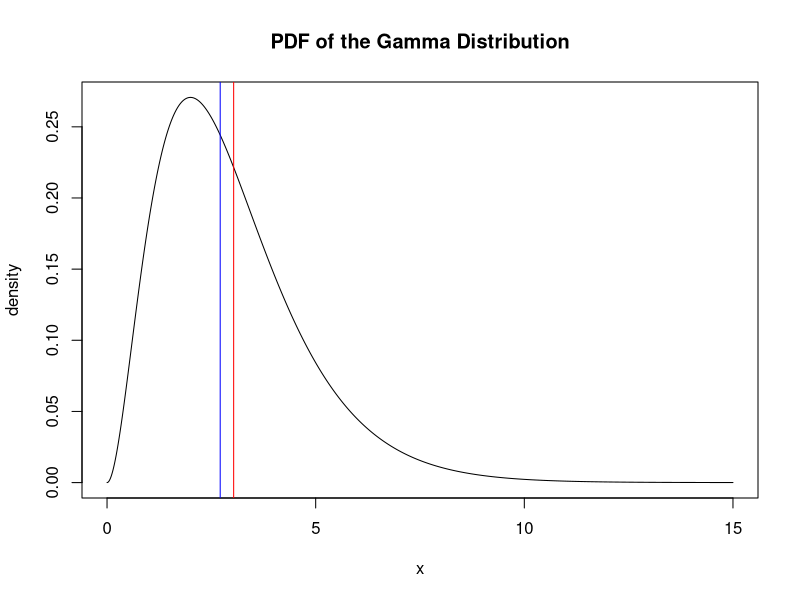
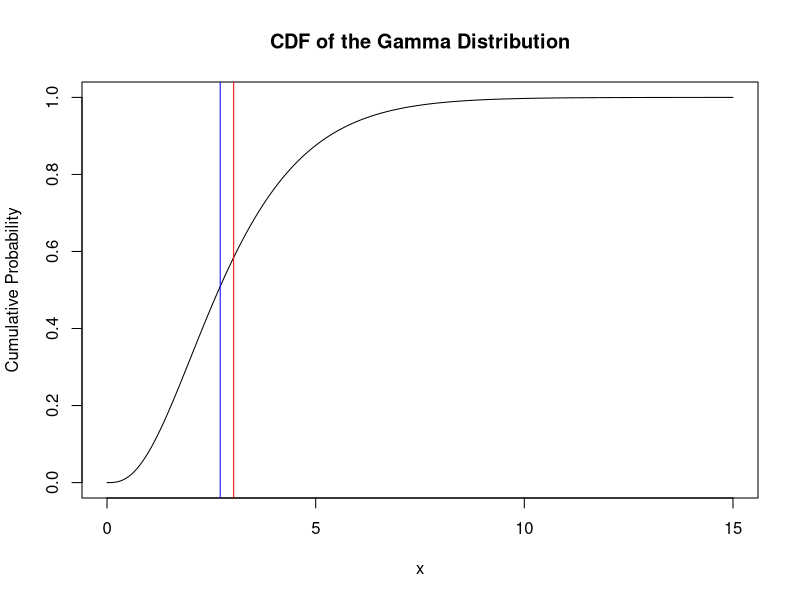
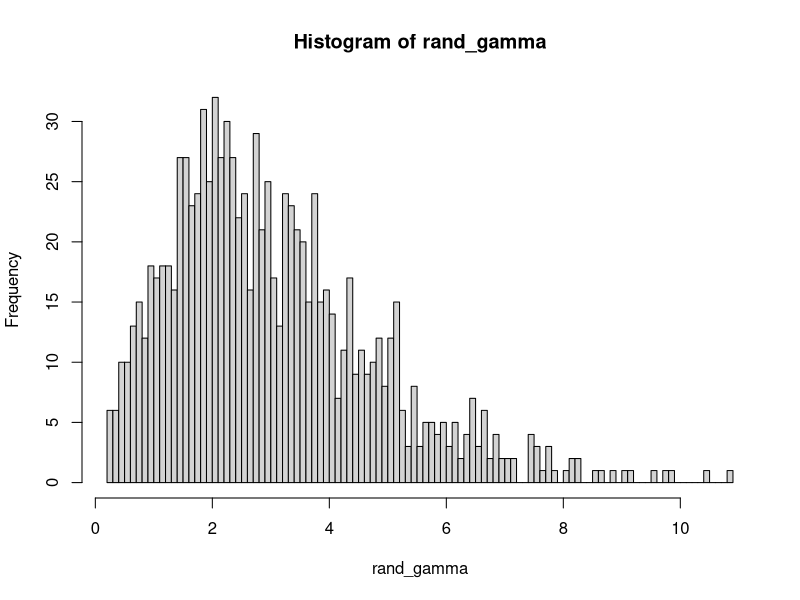
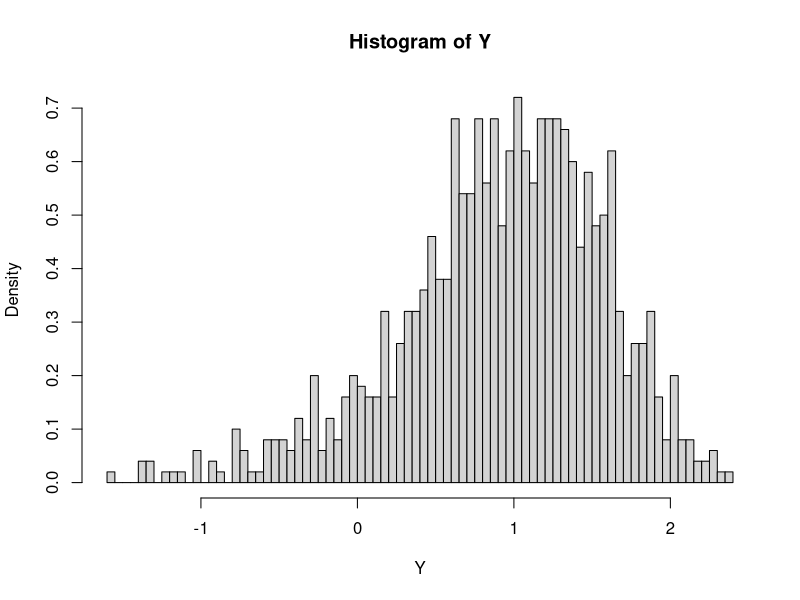
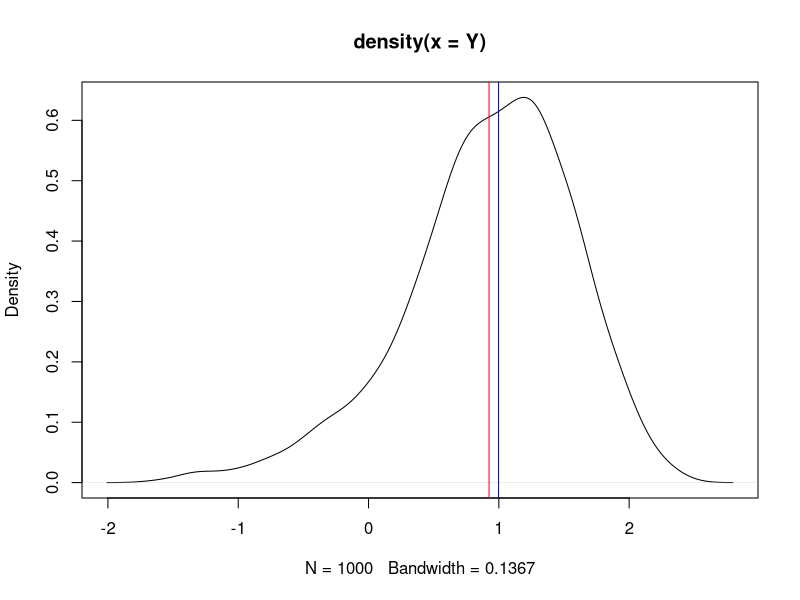
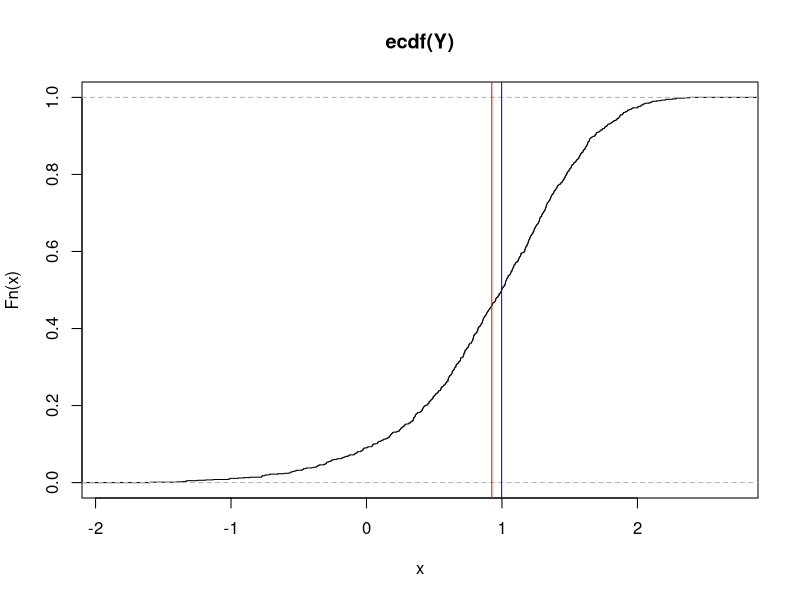
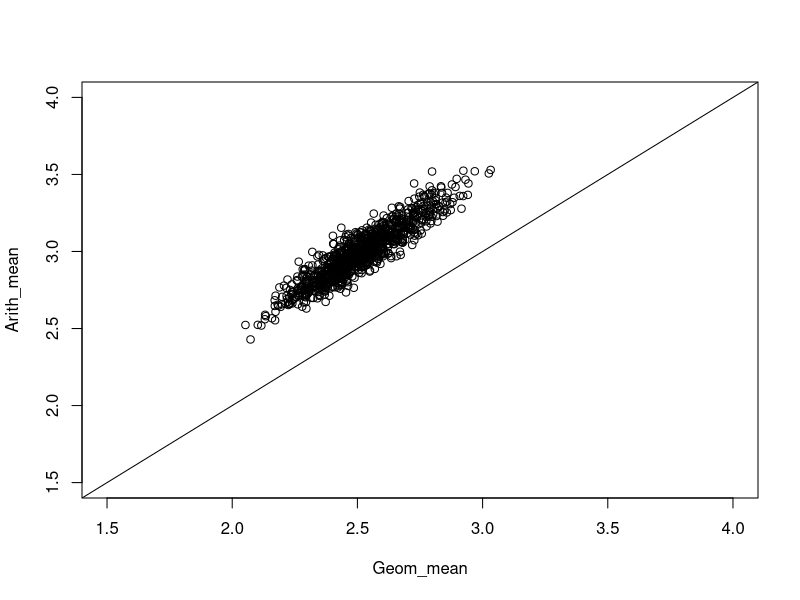
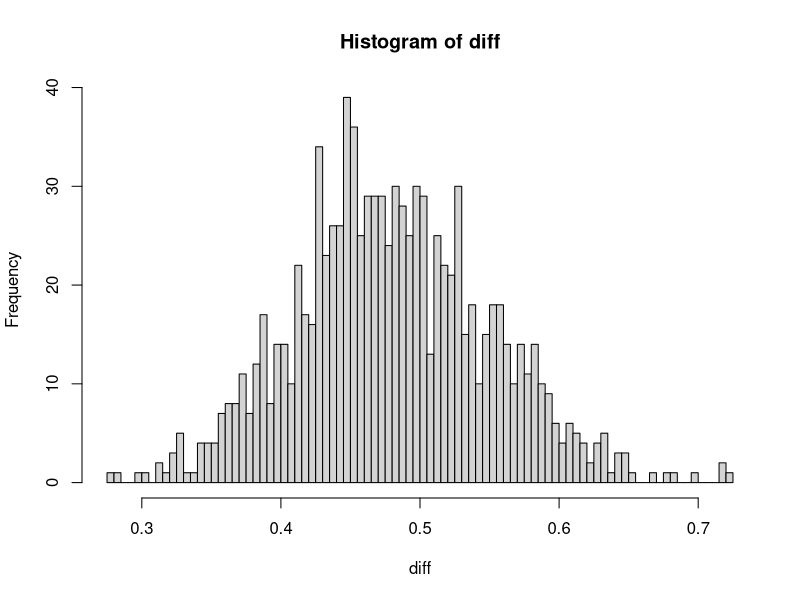

Reproduce these figures in R, in order.
## ---- chunk 1

#PDF
#set the range of the x
x=seq(0,15,by=0.01) 
dat = dgamma(x,shape=3,scale=1)
#data.frame(x,dat)
#plot(x,dat,type="l",main="PDF of the Gamma Distribution",ylab="density")

#get mean and median
#method 2 
rand_gamma = rgamma(1000,shape=3, scale=1)
mean_gamma<-mean(rand_gamma)
median_gamma<-median(rand_gamma)
plot(x,dat,type="l",main="PDF of the Gamma Distribution",ylab="density")
abline(v=mean_gamma,col="red")
abline(v=median_gamma,col="blue")

#CDF
dat1=pgamma(x,shape=3,scale=1)
plot(x,dat1,main="CDF of the Gamma Distribution",ylab="Cumulative Probability",type="l")
abline(v=mean_gamma,col="red")
abline(v=median_gamma,col="blue")


## ---- chunk 2

Y=log(rand_gamma) #new value

# for PDF, either hist() or density()
hist(rand_gamma,breaks=100)
hist(Y,breaks=100,freq=FALSE) #lower transformation

mean_log_gamma=mean(Y)
median_log_gamma=median(Y)

Z=density(Y)
plot(Z) #the graph is very same as the Y
abline(v=mean_log_gamma,col="red")
abline(v=median_log_gamma,col="blue")


#CDF
y_cdf=ecdf(Y)
plot(y_cdf)
abline(v=mean_log_gamma,col="red")
abline(v=median_log_gamma,col="blue")


## ---- chunk 3
#geometric mean= exp(mean(log(data))), used in computing rate of return in finance
#arithmetic mean= mean(log(data))
#arithmetic  mean>g

Gamma_sample=matrix(NA,ncol=100, nrow=1000)
for(k in 1:1000){
  Gamma_sample[k,]=rgamma(100,shape=3, scale=1)  #k row
  
}
dim(Gamma_sample)

#Arith_mean and Geom_mean should have the same dimension

Arith_mean=rowMeans(Gamma_sample)

Geom_mean=exp(rowMeans(log(Gamma_sample)))

plot(Geom_mean,Arith_mean, xlim=c(1.5,4),ylim=c(1.5,4)) 
abline(c(0,1)) #identity line 

#see from the high density plot : if Geom_mean is 2.5, the Arith_mean is greater than 2.5, because it is a wrong here.
#Arith_mean is all raise greater than Geom_mean

## ---- chunk 4
diff= Arith_mean-Geom_mean
hist(diff, breaks=100)


#all the values are greater than 0, so means all the Arith_mean is greater than Geom_mean for this example.
## ---- chunk 5
#PDF
#set the range of the x
x=seq(0,15,by=0.01) 
dat = dlnorm(x,meanlog = -1, sdlog = 1, log = FALSE)
#data.frame(x,dat)
#plot(x,dat,type="l",main="PDF of the Log Normal Distribution",ylab="density")

#get mean and median
#method 2 
rand_lognormal = rlnorm(1000, meanlog = -1, sdlog = 1)
mean_lognormal<-mean(rand_lognormal)
median_lognormal<-median(rand_lognormal)
plot(x,dat,type="l",main="PDF of the Log NormaL Distribution",ylab="density")
abline(v=mean_lognormal,col="red")
abline(v=median_lognormal,col="blue")

#CDF
dat1=plnorm(x,meanlog = -1, sdlog = 1)
plot(x,dat1,main="CDF of the Log Normal Distribution",ylab="Cumulative Probability",type="l")
abline(v=mean_lognormal,col="red")
abline(v=median_lognormal,col="blue")


## ---- chunk 6
Y=log(rand_lognormal) #new value

# for PDF, either hist() or density()
hist(rand_lognormal,breaks=100)
hist(Y,breaks=100,freq=FALSE) #lower transformation

mean_log_norm=mean(Y)
median_log_norm=median(Y)

Z=density(Y)
plot(Z) #the graph is very same as the Y
abline(v=mean_log_norm,col="red")
abline(v=median_log_norm,col="blue")


#CDF
y_cdf=ecdf(Y)
plot(y_cdf)
abline(v=mean_log_norm,col="red")
abline(v=median_log_norm,col="blue")



## ---- chunk 7
#geometric mean= exp(mean(log(data))), used in 
#geometric mean= exp(mean(log(data))), used in computing rate of return in finance
#arithmetic mean= mean(log(data))
#arithmetic  mean>g

lognormal_sample=matrix(NA,ncol=100, nrow=1000)
for(k in 1:1000){
  lognormal_sample[k,]=rlnorm(100, meanlog = -1, sdlog = 1)  #k row
  
}
dim(lognormal_sample)

#Arith_mean and Geom_mean should have the same dimension

Arith_mean=rowMeans(lognormal_sample)

Geom_mean=exp(rowMeans(log(lognormal_sample)))

plot(Geom_mean,Arith_mean) 

abline(c(0,1.3)) #identity line 

#see from the high density plot : if Geom_mean is 2.5, the Arith_mean is greater than 2.5, because it is a wrong here.
#Arith_mean is all raise greater than Geom_mean
## ---- chunk 8
diff= Arith_mean-Geom_mean
hist(diff, breaks=100)

## ---- chunk 9

#PDF
#set the range of the x
x=seq(0,15,by=0.01) 
dat = dunif(x,min = 0, max = 12)
#data.frame(x,dat)
#plot(x,dat,type="l",main="PDF of the Uniform Distribution",ylab="density")

#get mean and median
#method 2 
rand_unif = runif(1000,min = 0, max = 12)
mean_unif<-mean(rand_unif)
median_unif<-median(rand_unif)
plot(x,dat,type="l",main="PDF of the Uniform Distribution",ylab="density")
abline(v=mean_unif,col="red")
abline(v=median_unif,col="blue")

#CDF
dat1=punif(x,min = 0, max = 12)
plot(x,dat1,main="CDF of the Uniform Distribution",ylab="Cumulative Probability",type="l")
abline(v=mean_unif,col="red")
abline(v=median_unif,col="blue")


## ---- chunk 10

Y=log(rand_unif) #new value

# for PDF, either hist() or density()
hist(rand_unif,breaks=100)
hist(Y,breaks=100,freq=FALSE) #lower transformation

mean_log_unif=mean(Y)
median_log_unif=median(Y)

Z=density(Y)
plot(Z) #the graph is very same as the Y
abline(v=mean_log_unif,col="red")
abline(v=median_log_unif,col="blue")


#CDF
y_cdf=ecdf(Y)
plot(y_cdf)
abline(v=mean_log_unif,col="red")
abline(v=median_log_unif,col="blue")


## ---- chunk 11
#geometric mean= exp(mean(log(data))), used in computing rate of return in finance
#arithmetic mean= mean(log(data))
#arithmetic  mean>g

unif_sample=matrix(NA,ncol=100, nrow=1000)
for(k in 1:1000){
  unif_sample[k,]=runif(100,min = 0, max = 12)  #k row
  
}
dim(unif_sample)

#Arith_mean and Geom_mean should have the same dimension

Arith_mean=rowMeans(unif_sample)

Geom_mean=exp(rowMeans(log(unif_sample)))

plot(Geom_mean,Arith_mean) 
abline(c(0,1.1)) #identity line 


## ---- chunk 12
diff= Arith_mean-Geom_mean
hist(diff, breaks=100)


#all the values are greater than 0, so means all the Arith_mean is greater than Geom_mean for this example.
## ---- chunk 13
#distribution 2: log_normal

lognormal_sample=matrix(NA,ncol=100, nrow=1000)
for(k in 1:1000){
  lognormal_sample[k,]=rlnorm(100, meanlog = -1, sdlog = 1)  #k row
  
}
dim(lognormal_sample)

#Arith_mean and Geom_mean should have the same dimension

Arith_mean=rowMeans(lognormal_sample)

Geom_mean=exp(rowMeans(log(lognormal_sample)))

diff= Arith_mean-Geom_mean
hist(diff, breaks=100)


## ---- chunk 14
#distribution 3 : uniform
Y=log(rand_unif) #new value
unif_sample=matrix(NA,ncol=100, nrow=1000)
for(k in 1:1000){
  unif_sample[k,]=runif(100,min = 0, max = 12)  #k row
  
}
dim(unif_sample)

#Arith_mean and Geom_mean should have the same dimension

Arith_mean=rowMeans(unif_sample)

Geom_mean=exp(rowMeans(log(unif_sample)))

diff= Arith_mean-Geom_mean
hist(diff, breaks=100)


## ---- chunk 15
#1, you can use Jensen's inequality if you know what it is.
#2, do simulation to answer this question

#Simulation
#(1)draw random samples from any distribution but x>0, eg:Gamma, uniform(0,10), or log-Normal distribution
#(2)compute mean(log(x)) and log(mean(x)),and also the difference between them.
#(3) report (1) &(2) 10000 times, and count cases one is larger than another.

count = rep(NA, 10000)

for(k in 1:10000){

  x <- sample(1:1000, size=200)
  diff<-mean(log(x))-log(mean(x))
  if (diff >= 0){
    count[k] = 1
  }else if(diff<=0){
    count[k] = 0
  }
}

sum(count)

